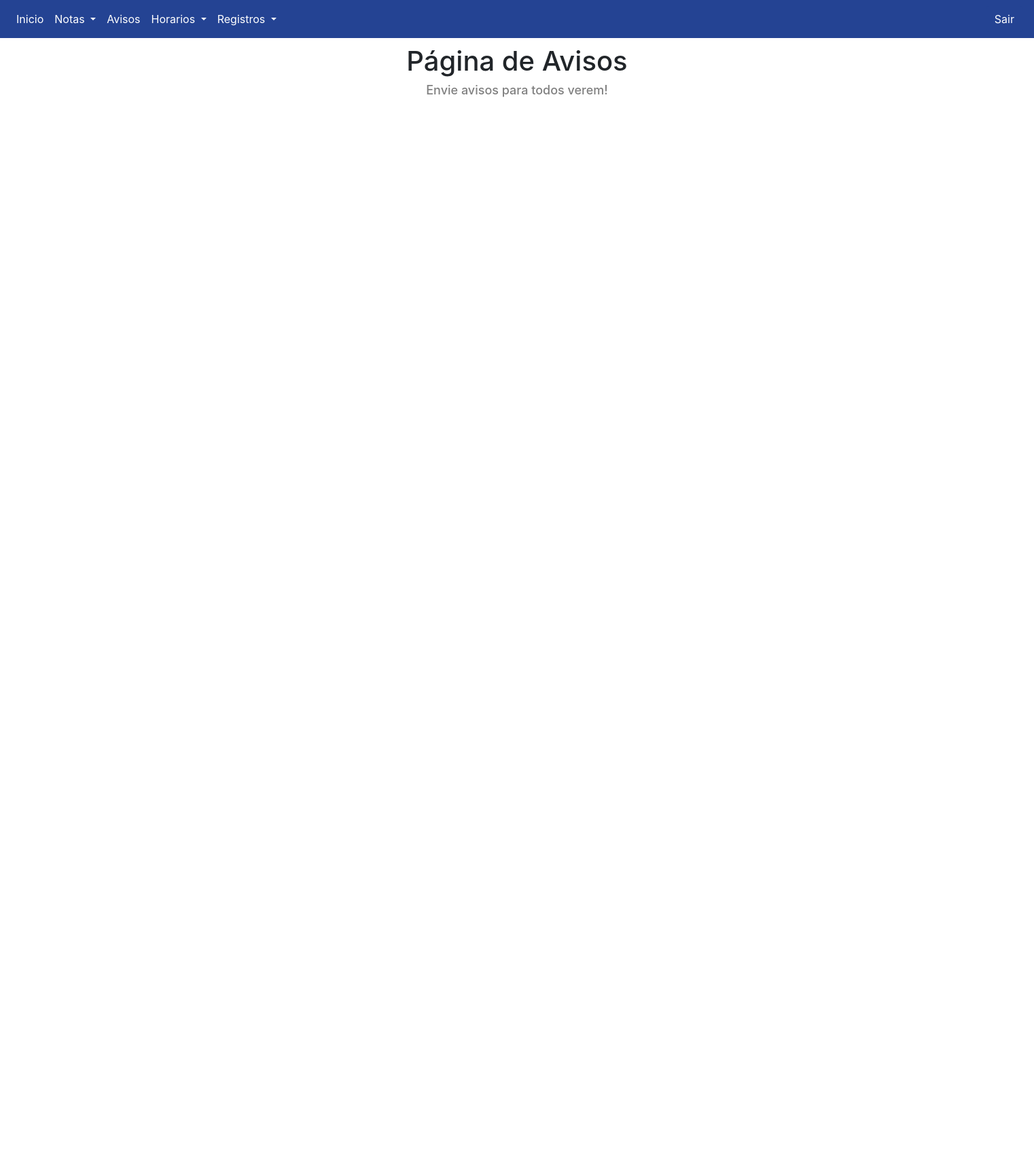
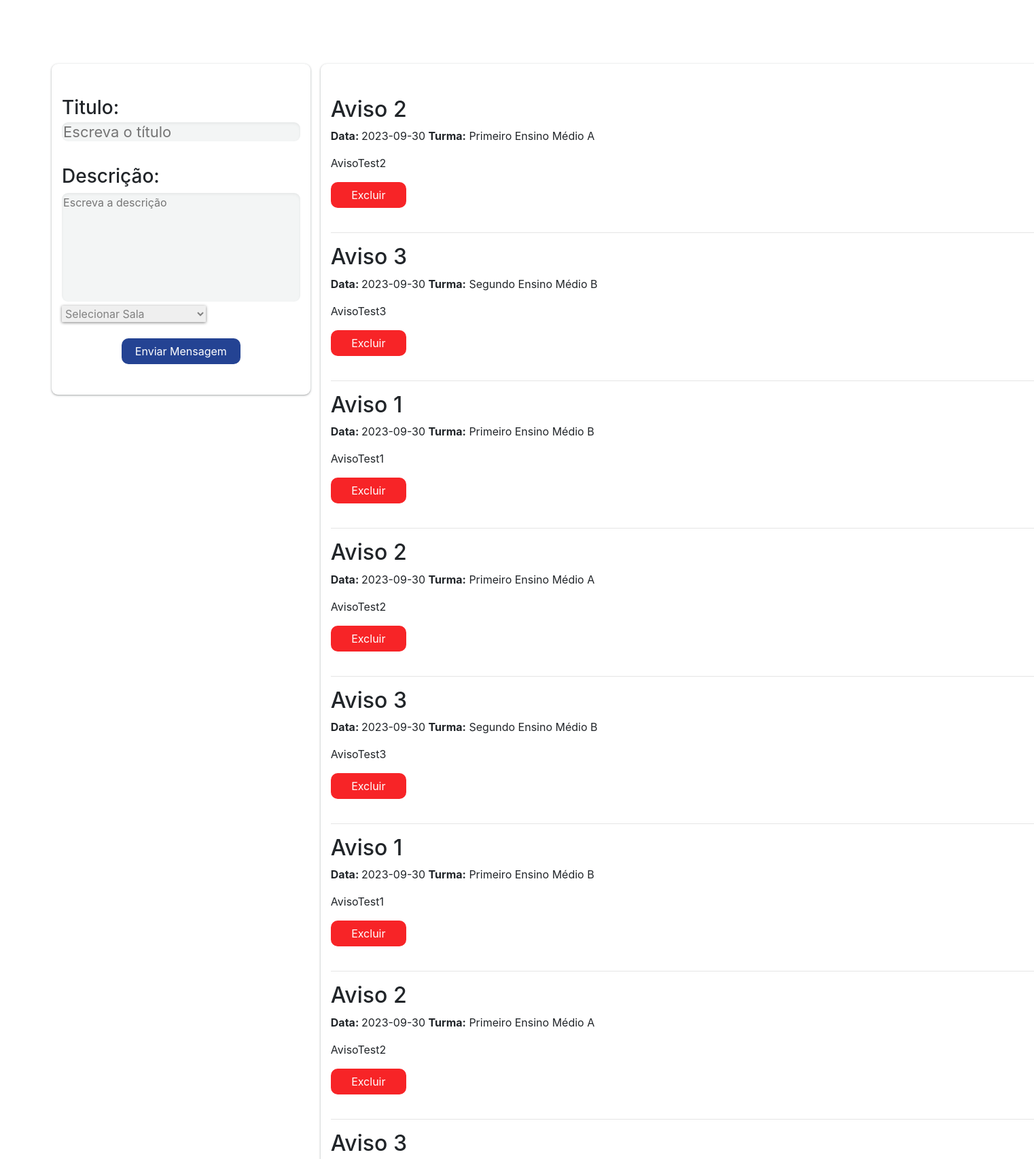
The page /Global/Admin/Avisos.php (signed in, upper part) on the database its author committed (2 pictures, top to bottom).
### tables this page shows
CREATE TABLE `avisos` (
  `id` int(11) NOT NULL,
  `aviso` varchar(1000) NOT NULL,
  `data_aviso` date NOT NULL,
  `turma_id` int(11) NOT NULL,
  `titulo` varchar(255) NOT NULL,
  `criador` varchar(255) NOT NULL
);

CREATE TABLE `turmas` (
  `id` int(11) NOT NULL,
  `nome` varchar(120) NOT NULL
);

### Global/Admin/Avisos.php (the view, shortened to what this page needs)
<?php
$servername = "localhost";
$username = "root";
$password = "";
$dbname = "expotec_db";
$conn = new mysqli($servername, $username, $password, $dbname);
?>
<!DOCTYPE html>
<html lang="pt-br">
<head>
        <link rel="stylesheet" href="https://stackpath.bootstrapcdn.com/bootstrap/4.5.2/css/bootstrap.min.css">
    <link rel="stylesheet" href="../css/bootstrap.min.css"/>
</head>
<body>
<nav class="navbar navbar-expand-lg navbar-dark" style="background-color: #244393;">
    <div class="collapse navbar-collapse" id="conteudoNavbarSuportado">
        <ul class="navbar-nav mr-auto">
            <li class="nav-item">
                <a class="nav-link" style="color: white" href="../admin/index.php">Inicio</a>
            </li>
            <li class="nav-item">
                <div class="dropdown nav-item">
                    <a class="nav-link dropdown-toggle" style="color: white" type="button" id="dropdownMenuNotas" data-toggle="dropdown" aria-haspopup="true" aria-expanded="false">
                        Notas
                    </a>
                </div>
            </li>
            <li class="nav-item">
                <a class="nav-link" style="color: white" href="../admin/avisos.php">Avisos</a>
            </li>
            <li class="nav-item">
                <div class="dropdown nav-item">
                    <a class="nav-link dropdown-toggle" style="color: white" type="button" id="dropdownMenuHorarios" data-toggle="dropdown" aria-haspopup="true" aria-expanded="false">
                        Horarios
                    </a>
                </div>
            </li>
            <li class="nav-item">
                <div class="dropdown nav-item">
                    <a class="nav-link dropdown-toggle" style="color: white" type="button" id="dropdownMenuRegistros" data-toggle="dropdown" aria-haspopup="true" aria-expanded="false">
                        Registros
                    </a>
                </div>
            </li>
        </ul>
        <div id="logout">
    <form action="" method="post">
        <button type="submit" name="sair" class="btn">Sair</button>
    </form>
</div>
    </div>
</nav>
<div id="texto">
    <center>
        <h1>Página de Avisos</h1>
        <h2>Envie avisos para todos verem!</h2>
    </center>
</div>
<div class="conteiner">
    <div class="row">
        <div class="col mt-5">
            <form action=' ../../php/inserirAviso.php ' method="post">
                <h1>Titulo:<br>
                    <input type="text" name="titulo" placeholder="Escreva o título"><br><br>
                    Descrição:</h1>
                <textarea cols="30" rows="10" name="descricao" placeholder="Escreva a descrição"></textarea><br>
                <select name="sala">
                    <option value="">Selecionar Sala</option>
                </select><br><br>
                <center>
                    <button type="submit" name="btn_enviar" class="btn">Enviar Mensagem</button>
                </center>
                </form>
        </div>
    </div>
</div>
<div class="container">
    <div class="row">
        <div class="col mt-5">
            <?php
                    $sql_avisos = "SELECT * FROM avisos WHERE 1 ORDER BY data_aviso DESC";
                    $result_avisos = mysqli_query($conn, $sql_avisos);
            ?>
                <?php
        if (mysqli_num_rows($result_avisos) > 0) {
            while ($row_aviso = mysqli_fetch_assoc($result_avisos)) {
                $titulo = $row_aviso['titulo'];
                $data_aviso = $row_aviso['data_aviso'];
                $aviso = $row_aviso['aviso'];
                $turma_id = $row_aviso['turma_id'];
                $id = $row_aviso['id'];
                $sql_turma = "SELECT nome FROM turmas WHERE id = $turma_id";
                $result_turma = mysqli_query($conn, $sql_turma);
                if ($result_turma && mysqli_num_rows($result_turma) > 0) {
                    $row_turma = mysqli_fetch_assoc($result_turma);
                    $turma_nome = $row_turma['nome'];
                } else {
                    $turma_nome = "Turma não encontrada";
                }
                echo "<h2>$titulo</h2>";
                echo "<strong>  Data: </strong> $data_aviso <b>Turma:</b> $turma_nome</p>";
                echo "<p>$aviso</p>";
                echo "<form method='post' action='../../phpremoverAviso.php'>";
                echo "<button type='button' class='btn'  onclick='confirmarRemocao($id)' style='width: 10%;  background-color: #F72427;'>Excluir</button></form>";
                echo "<hr>";
    }
                } else {
                    echo "<p>Nenhum aviso disponivel</p>";
                }
                ?>
        </div>
    </div>
</div>
</body>
</html>

### Global/Admin/Avisos.php (style rules this page uses)
#logout button { border-radius: 4px; background-color: #244393 ; color: white; }
#logout { height: 39px; }
.row { position: flex; left: 50%; }
.conteiner h1 { text-align: left; font-size: 28px; }
.conteiner { position: absolute; left: 5%; top: 20%; border-style: none ; padding-bottom: 25px; padding-left: 15px; padding-right: 15px; box-shadow: rgba(60, 64, 67, 0.3) 0px 1px 2px 0px, rgba(60, 64, 67, 0.15) 0px 1px 3px 1px; border-radius: 9px; width: 25%; }
.container { position: absolute; left: 31%; top: 20%; border-style: none ; padding-bottom: 25px; padding-left: 15px; padding-right: 5px; box-shadow: rgba(60, 64, 67, 0.3) 0px 1px 2px 0px, rgba(60, 64, 67, 0.15) 0px 1px 3px 1px; border-radius: 9px; width: 25%; }
#texto { padding: 10px; }
#texto h2 { color: gray; font-size: 18px; }
.col button { background-color: #244393; color: white; width: 50%; border-radius: 10px; margin-bottom: 20px; }
.col input { width: 100%; border-style: none; border-radius: 9px; box-shadow: rgba(0, 0, 0, 0.06) 0px 2px 4px 0px inset; background-color: #F3F5F5; font-size: 22px; }
.col textarea { position: flex; resize: none; width: 100%; border-style: none; border-radius: 9px; height: 20vh; box-shadow: rgba(0, 0, 0, 0.06) 0px 2px 4px 0px inset; background-color: #F3F5F5; }
.col select { padding: 1px; border-radius: 1px; border-style: none; box-shadow: 0px 1px 4px grey; color: gray; }

### rows shown on the page
avisos: titulo "Aviso 2", data_aviso "2023-09-30", turma.nome "Primeiro Ensino Médio A", aviso "AvisoTest2"
avisos: titulo "Aviso 3", data_aviso "2023-09-30", turma.nome "Segundo Ensino Médio B", aviso "AvisoTest3"
avisos: titulo "Aviso 1", data_aviso "2023-09-30", turma.nome "Primeiro Ensino Médio B", aviso "AvisoTest1"
avisos: titulo "Aviso 2", data_aviso "2023-09-30", turma.nome "Primeiro Ensino Médio A", aviso "AvisoTest2"
avisos: titulo "Aviso 3", data_aviso "2023-09-30", turma.nome "Segundo Ensino Médio B", aviso "AvisoTest3"
avisos: titulo "Aviso 1", data_aviso "2023-09-30", turma.nome "Primeiro Ensino Médio B", aviso "AvisoTest1"
avisos: titulo "Aviso 2", data_aviso "2023-09-30", turma.nome "Primeiro Ensino Médio A", aviso "AvisoTest2"
avisos: titulo "Aviso 3"
